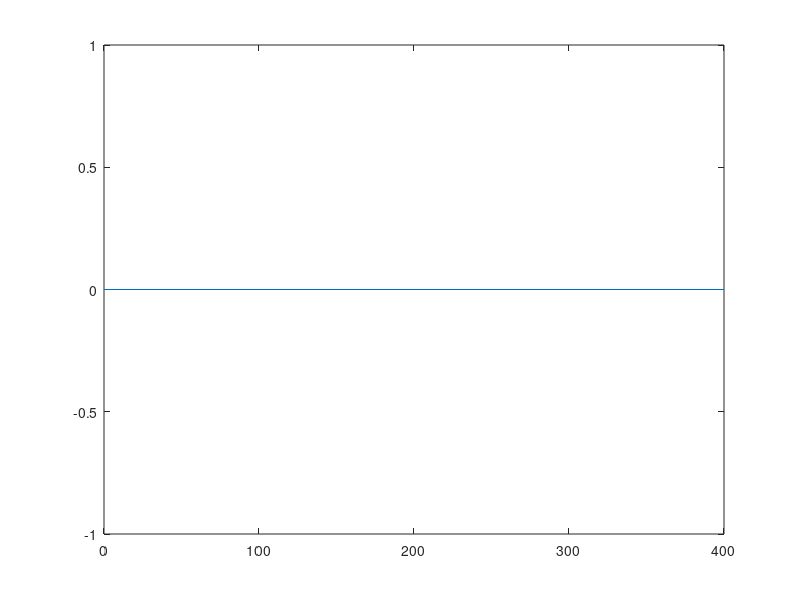

The MATLAB script that drew this image: (Note: a time limit stopped this script after it produced the figure.)
Cx = 200;
Cy = 30;

f1 = @(x) x - 1;
f2 = @(x) -x/2 -1;
f3 = @(x) -x + 2;

A = [1,-1; % y >= x - 1
     -1/2, -1; % y >= -x/2 -1
     1, 1]; % y <= -x + 2
b = [1,1,2];

maxX = 400;
maxY = 400;
VREP = 0;
TRIANGLE = 1;
SQUARE = 2;

world = TRIANGLE;
if(world == TRIANGLE)
    A = [-1, 0; 0 , -1; maxY/maxX,1]; 
    b = [0, 0, maxY];    worldVertexes = [0, 0; 0, maxY; maxX, 0; 0, 0]; 
elseif(world == SQUARE)
    A = [-1 , 0; 1 , 0; 0 , 1; 0 , -1];
    b = [0, maxX, maxY, 0];
    worldVertexes = [0, 0; 0,maxY; maxX,maxY; maxX,0; 0, 0];
elseif(world == VREP)
    A = [-1 , 0; 0 , -1; -1 , 1; 0.6 , 1; 0.6 , -1]; 
    b = [0, 0, 6, 15.6, 3.6];
    worldVertexes = [0, 0; 0,6; 6,12 ; 16,6 ; 6,0; 0,0];
    offset = 1;
end
xrange = max(worldVertexes(:,1));
yrange = max(worldVertexes(:,2));

 for i = 1: size(worldVertexes,1)-1                
   plot([worldVertexes(i,1) worldVertexes(i+1,1)],[worldVertexes(i,2) worldVertexes(i+1,2)]);                    
 end

[X,Y] = meshgrid(0:0.1:400);
% Check x,y in bounded region
check = ones(size(X));
den = ones(size(X));

Z = 0;
for i = 1:numel(b)
   tmpCheck = (b(i) - (A(i,1).*X + A(i,2).*Y) >= 0);
   Z = Z + log(tmpCheck * (b(i) - (A(i,1).*Cx + A(i,2).*Cy))./(b(i) - (A(i,1).*X + A(i,2) .*Y))).^2;
   check = check & tmpCheck;
end
%Z(Z > 0) = log(Z(Z>0)).^2;

figure
ax = axes;
hold on; grid on;

% Draw Line
Yline1 = f1(X);
Yline2 = f2(X);
Yline3 = f3(X);
P = zeros(size(Yline1));
mesh(X, Yline1, P);
mesh(X, Yline2, P);
mesh(X, Yline3, P);

mesh(X,Y,Z);
%contour(X,Y,Z)

xlim([-2 * range , 2 * range]);
%set ( ax, 'Xdir', 'reverse' )
ylim([-2 * range , 2 * range]);
%set ( ax, 'Ydir', 'reverse' )
zlim([0.001, 20]);

colormap summer
